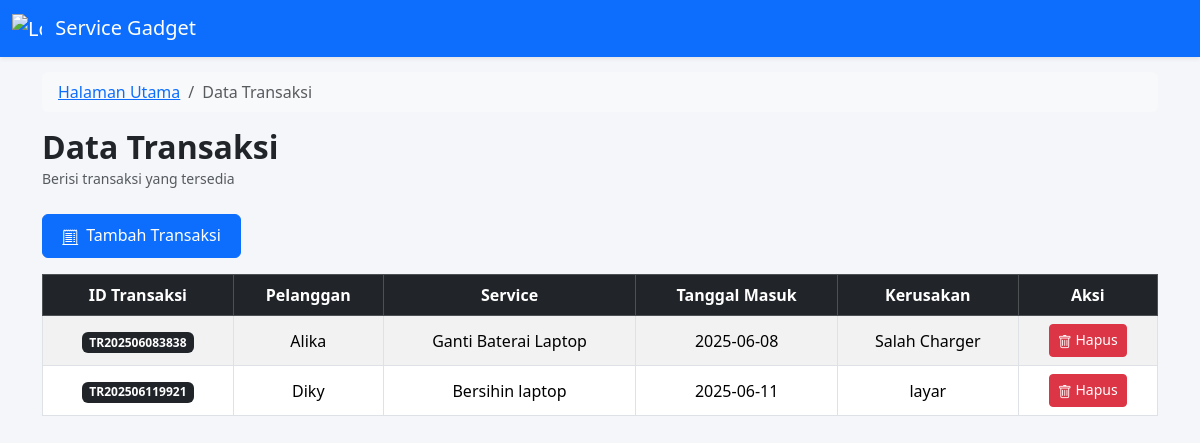
Screenshot of /form/form_transaksi.php (signed in) with the database file from the repository.
### tables this page shows
CREATE TABLE `transaksi` (
  `id_transaksi` char(15) NOT NULL,
  `id_pelanggan` varchar(10) NOT NULL,
  `id_service` char(10) NOT NULL,
  `id_teknisi` varchar(10) NOT NULL,
  `tanggal_masuk` date NOT NULL,
  `tanggal_selesai` date NOT NULL,
  `status_service` enum('Menunggu','Dikerjakan','Selesai','Diambil') NOT NULL,
  `kerusakan` text NOT NULL,
  `tindakan` text NOT NULL,
  `total_biaya` int(11) NOT NULL
);

CREATE TABLE `pelanggan` (
  `id_pelanggan` varchar(10) NOT NULL,
  `nama_pelanggan` text NOT NULL,
  `jenis_kelamin` text NOT NULL,
  `nomor_telepon` char(20) NOT NULL,
  `alamat` text NOT NULL,
  `tanggal` datetime NOT NULL
);

CREATE TABLE `service` (
  `id_service` char(10) NOT NULL,
  `jenis_service` varchar(255) NOT NULL,
  `biaya_service` mediumint(9) NOT NULL
);

### form/form_transaksi.php (the view, shortened to what this page needs)
<?php
include '../databases/koneksi.php';
$query = "SELECT ts.*, p.nama_pelanggan, s.jenis_service
          FROM transaksi ts
          JOIN pelanggan p ON ts.id_pelanggan = p.id_pelanggan
          JOIN service s ON ts.id_service = s.id_service";
$sql = mysqli_query($conn, $query);
?>
<!DOCTYPE html>
<html lang="id">
<head>
    <link href="../css/bootstrap.min.css" rel="stylesheet">
    <link rel="stylesheet" href="../bootstrap-icons/bootstrap-icons.min.css">
    <link rel="stylesheet" href="../styles.css">
</head>
<body class="pt-5">
    <nav class="navbar fixed-top bg-primary navbar-dark shadow-sm">
        <div class="container-fluid d-flex justify-content-between align-items-center">
            <a class="navbar-brand" href="../halaman_utama.php">
                <img src="../img/menu_logo.png" alt="Logo" width="30" height="30"
                    class="d-inline-block align-text-top me-2">
                Service Gadget
            </a>
        </div>
    </nav>
    <div class="container mt-4">
        <nav aria-label="breadcrumb">
            <ol class="breadcrumb bg-light px-3 py-2 rounded">
                <li class="breadcrumb-item"><a href="../halaman_utama.php">Halaman Utama</a></li>
                <li class="breadcrumb-item active" aria-current="page">Data Transaksi</li>
            </ol>
        </nav>
        <div>
            <h2 class="fw-semibold mb-0">Data Transaksi</h2>
            <small class="text-muted">Berisi transaksi yang tersedia</small>
        </div>
        <div class="d-flex justify-content-between align-items-center mb-3 mt-4">
            <a href="../kelola.php?tambah=transaksi" class="btn btn-primary">
                <i class="bi bi-receipt-cutoff me-2"></i>Tambah Transaksi
            </a>
        </div>
        <div class="table-responsive">
            <table class="table table-bordered table-striped align-middle text-center">
                <thead class="table-dark">
                    <tr>
                        <th>ID Transaksi</th>
                        <th>Pelanggan</th>
                        <th>Service</th>
                        <th>Tanggal Masuk</th>
                        <th>Kerusakan</th>
                        <th>Aksi</th>
                    </tr>
                </thead>
                <tbody>
                    <?php while ($row = mysqli_fetch_assoc($sql)): ?>
                        <tr>
                            <td><span class="badge bg-dark"><?= $row['id_transaksi'] ?></span></td>
                            <td><?= $row['nama_pelanggan'] ?></td>
                            <td><?= $row['jenis_service'] ?></td>
                            <td><?= $row['tanggal_masuk'] ?></td>
                            <td><?= $row['kerusakan'] ?></td>
                            <td>
                                <a href="../proses.php?hapusTransaksi=<?= $row['id_transaksi'] ?>"
                                    class="btn btn-sm btn-danger"
                                    onclick="return confirm('Yakin ingin menghapus transaksi ini?')">
                                    <i class="bi bi-trash"></i>
                                    Hapus
                                </a>
                            </td>
                        </tr>
                    <?php endwhile; ?>
                </tbody>
            </table>
        </div>
    </div>
</body>
</html>

### styles.css (style rules this page uses)
body { background-color: #f4f6fa; }
.btn-primary, .btn-outline-secondary { padding: 0.5rem 1.2rem; font-weight: 500; }
.bi { vertical-align: -0.125em; }

### rows the page displays
transaksi: id_transaksi "TR202506083838", id_pelanggan.nama_pelanggan "Alika", id_service.jenis_service "Ganti Baterai Laptop", tanggal_masuk "2025-06-08", kerusakan "Salah Charger"
transaksi: id_transaksi "TR202506119921", id_pelanggan.nama_pelanggan "Diky", id_service.jenis_service "Bersihin laptop", tanggal_masuk "2025-06-11", kerusakan "layar"
